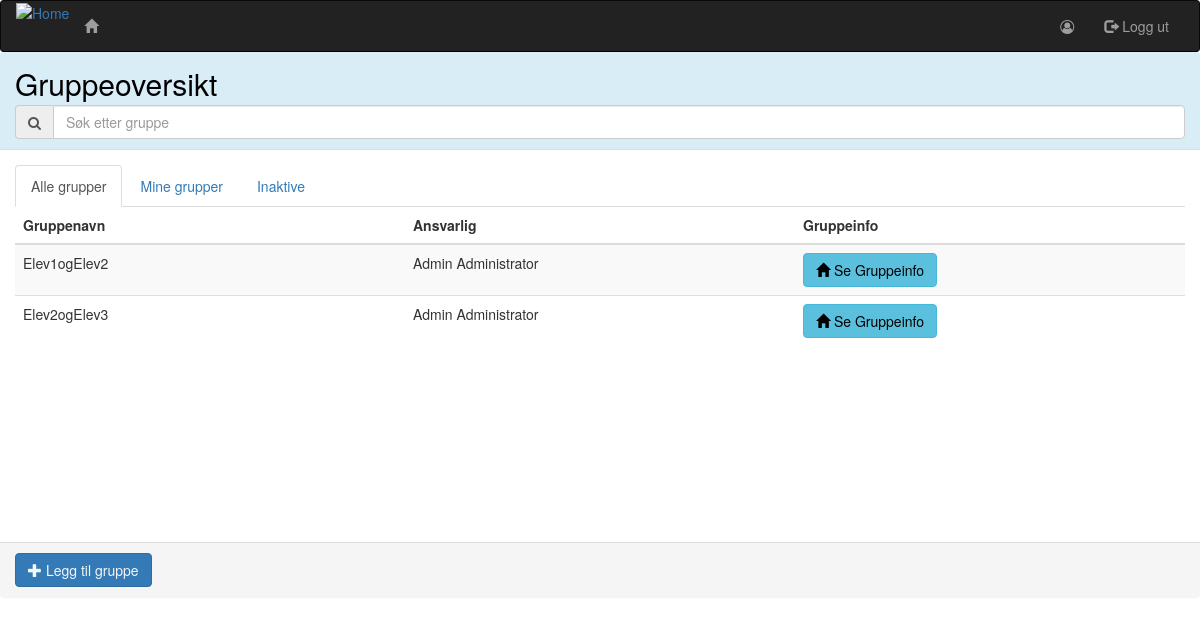
The page /administrasjon/grupper/ on the database its author committed.
### administration/models.py (models this page shows, shortened)
class Gruppe(models.Model):
    creator = models.ForeignKey(Person, verbose_name='Ansvarlig', related_name='+')
    persons = models.ManyToManyField(Person, blank=True, verbose_name='Medlemmer')
    group_name = models.CharField(max_length=100, verbose_name='Gruppenavn')
    is_active = models.BooleanField(default=True, verbose_name='aktiv',
                                    help_text='Angir at denne gruppen er aktiv. Avmerk denne i stedet for å slette gruppen.')
    visible = models.BooleanField(default=False, verbose_name="synlig",
                                  help_text='Angir om gruppen skal være synlig for sine medlemmer.')
    grade = models.ForeignKey(Grade, blank=True, null=True, verbose_name='klasse', help_text='Ikke påkrevd.')
    tests = models.ManyToManyField('maths.Test', blank=True, verbose_name='tester')
    class Meta:
        ordering = ['group_name']
    def __str__(self):
        return self.group_name

class Person(AbstractUser):
    grades = models.ManyToManyField(Grade, default="", blank=True, verbose_name="klasse")
    SEX = [
        ("M", "Gutt"),
        ("F", "Jente")
    ]
    ROLE = [
        (1, "Elev"),
        (2, 'Lærer'),
        (3, 'Skoleadministrator'),
        (4, 'Administrator')
    ]
    sex = models.CharField(max_length=1, choices=SEX, verbose_name="kjønn", null=True)
    date_of_birth = models.DateField(max_length=8, verbose_name='Fødselsdato', null=True)
    role = models.IntegerField(choices=ROLE, default=1, verbose_name='brukertype')
    tests = models.ManyToManyField('maths.Test', blank=True, verbose_name='tester')
    class Meta:
        ordering = ['username']

### administration/views.py (the view)
# urls.py: url(r'grupper/$', views.GroupListView.as_view(), name="groupList"),
class GroupListView(AdministratorCheck, generic.ListView):
    template_name = 'administration/group_list.html'
    model = Gruppe

### administration/templates/administration/group_list.html (shortened to what this page needs)
{% extends 'matistikk/base.html' %}
{% load bootstrap3 %}
{% block body %}
    <div class="panel panel-info">
        <div class="panel-heading">
            <h2>Gruppeoversikt</h2>
            <div class="input-group">
                    <span class="input-group-addon">
                        <i class="fa fa-search"></i>
                    </span>
                <input type="text" class="form-control" id="search"
                       onkeyup="gradeSearch()"
                       placeholder="Søk etter gruppe">
            </div>
        </div>
        <div class="panel-body">
            <ul class="nav nav-tabs">
                <li class="nav active"><a href="#A" data-toggle="tab">Alle grupper</a></li>
                <li class="nav"><a href="#B" data-toggle="tab">Mine grupper</a></li>
                <li class="nav"><a href="#C" data-toggle="tab">Inaktive</a></li>
            </ul>
            <div class="tab-content">
                <div class="tab-pane fade in active" id="A">
                    <table class="table table-hover table-striped table-responsive" id="grouptable">
                        <thead>
                        <tr>
                            <th>Gruppenavn</th>
                            <th>Ansvarlig</th>
                            <th>Gruppeinfo</th>
                        </tr>
                        </thead>
                        <tbody>
                        {% for group in object_list %}
                            {% if group.is_active %}
                                <tr class="clickable-row"
                                    data-href="{% url 'administration:groupDetail' group.id %}"
                                    style="cursor: pointer">
                                    <td>{{ group }}</td>
                                    <td>{{ group.creator.get_full_name }}</td>
                                    <td><a class="btn btn-info"
                                           href="{% url 'administration:groupDetail' group.id %}"><span
                                            class="glyphicon glyphicon-home" aria-hidden="true"></span> Se
                                        Gruppeinfo</a>
                                    </td>
                                </tr>
                            {% endif %}
                        {% endfor %}
                        </tbody>
                    </table>
                </div>
            </div>
        </div>
        <div class="panel-footer">
            <a class="btn btn-primary" href="{% url 'administration:groupCreate' %}"><span
                    class="glyphicon glyphicon-plus" aria-hidden="true" id="addNewGroupBtn"></span> Legg til gruppe</a>
        </div>
    </div>
{% endblock %}

### administration/static/administration/style.css (style rules this page uses)
.tab-content { overflow: auto; max-height: 60vh; min-height: 40vh; }
p, h1, h2, h3, h4, h5, h6 { color: black; }
.btn { color: black; }
.btn-primary { color: whitesmoke; }
html, body { height: 100%; margin: 0px; padding: 0px; }
.panel { border: none; }
.table { width: 100%; max-width: 100%; margin-bottom: 20px; table-layout: fixed; }
.panel-heading h2 { margin-top: 5px; margin-bottom: 5px; }
.panel { margin-bottom: 0px; }

### rows shown on the page
Gruppe: group_name "Elev1ogElev2", creator.get_full_name "Admin Administrator"
Gruppe: group_name "Elev2ogElev3", creator.get_full_name "Admin Administrator"
